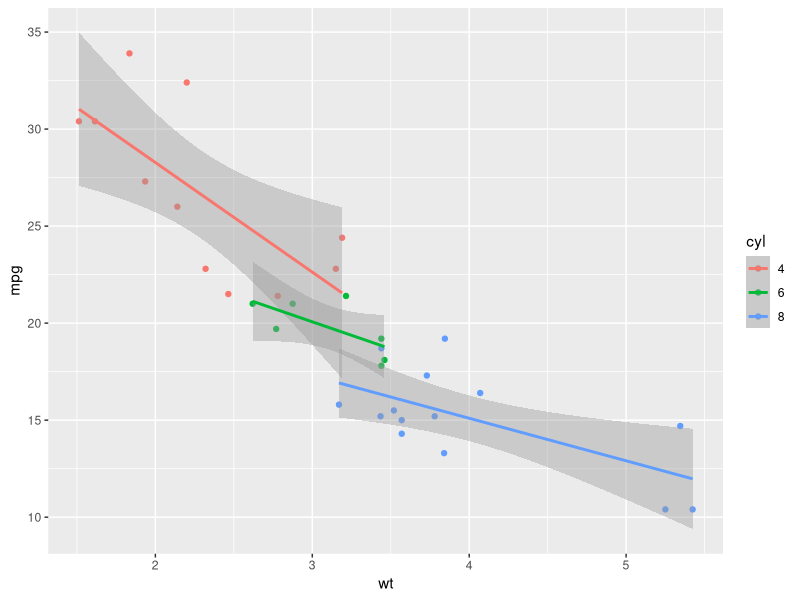
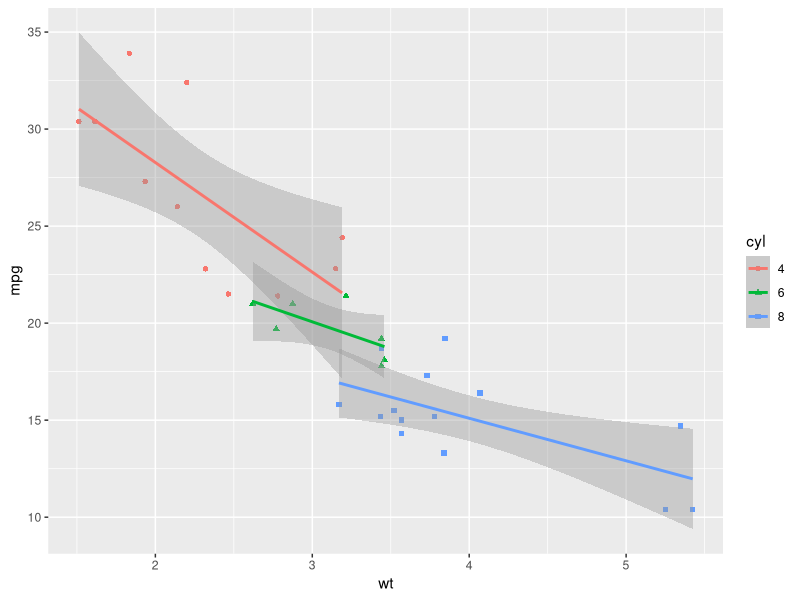
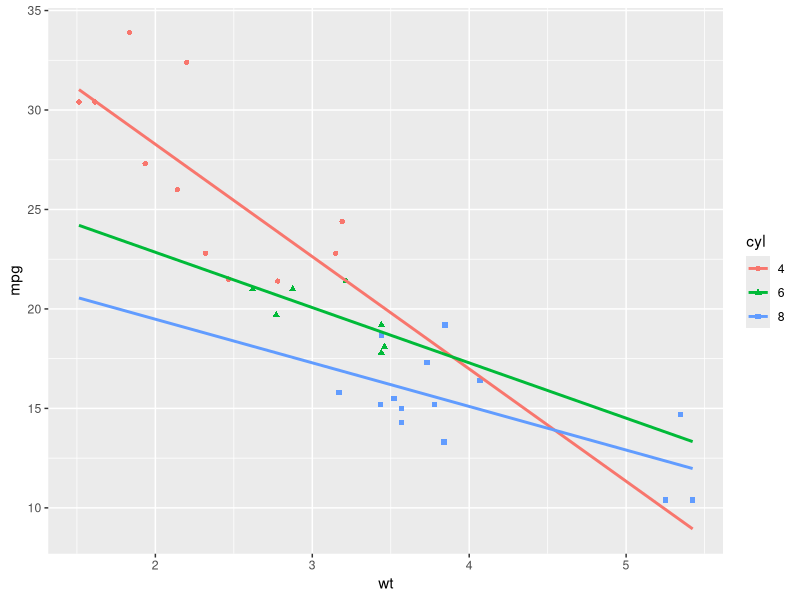

Generate these figures, in order, with R: (Note: this script raises an error after producing the figures.)
library(ggplot2)
dataset=mtcars

# Converting cyl column froma numeric to a factor variable
dataset$cyl = as.factor(dataset$cyl)

# Adding regression lines based on multiple groups
ggplot(dataset, aes(x=wt, y= mpg, color=cyl))+
  geom_point()+
geom_smooth(method= lm)  
geom_smooth(method= lm, se=FALSE) 

# Removing the regression lines based on multiple groups
ggplot(dataset, aes(x=wt, y= mpg, color=cyl, shape=cyl))+
  geom_point()+
  geom_smooth(method= lm)  
geom_smooth(method= lm, se=FALSE) 

# Extending the regression lines
ggplot(dataset, aes(x=wt, y= mpg, color=cyl, shape=cyl))+
  geom_point()+
geom_smooth(method= lm, se=FALSE, fullrange=TRUE) 

# Filling the color of confidence bands
ggplot(dataset, aes(x=wt, y= mpg, color=cyl, shape=cyl))+
  geom_point()+
geom_smooth(method= lm, ase=fullrange) 

# Changing point shapes manually

ggplot(dataset, aes(x=wt, y=mpg, color=cyl, shape=cyl))+
geom_point()+
  geom_smooth(method=lm, se=FALSE, fullrange=TRUE)+
  scale_shape_manual(values=c(3,16,17))+
  theme(legend.position = "top")

# Changing point colors manually
